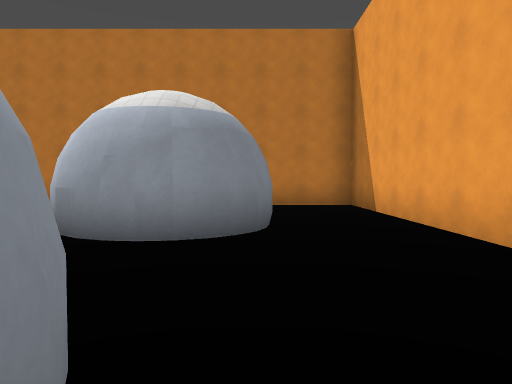
View 1 (above)

23 first-person views from a walk through a level from a Godot 3-D game. The camera is 1.3 m above the floor, tilts 2° down and sees 70° across. The floor is counted in squares, 2 m on a side. Each view is taken from the middle of a square. On the plan, view 1 faces up. The plan holds only what a view shows up to about 11 squares ahead; the rest is blank. Characters and animated objects are left out. Surface patterns are stand-ins for the level's own textures.

View 2
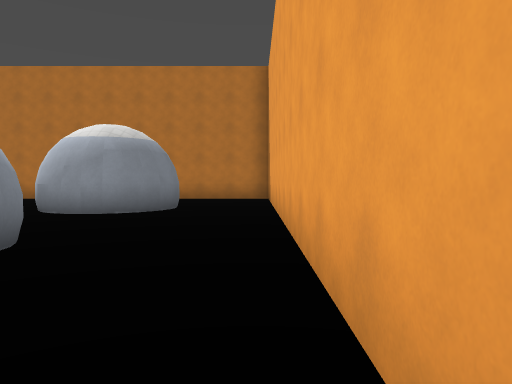

View 3
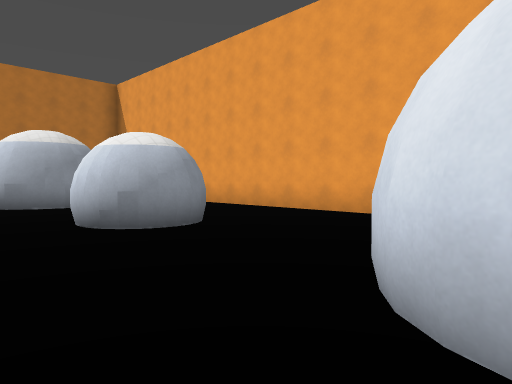

View 4
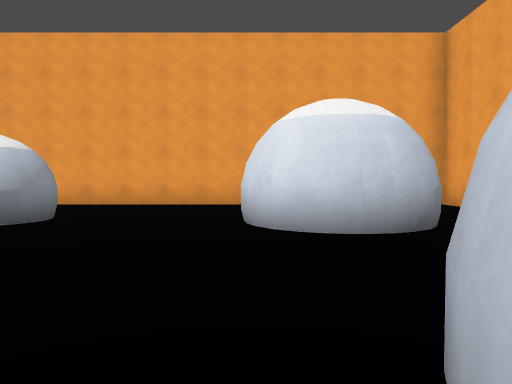

View 5
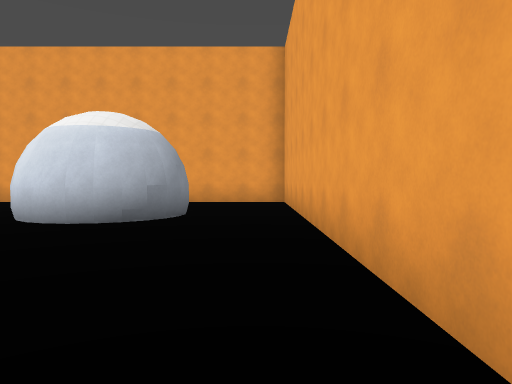

View 6
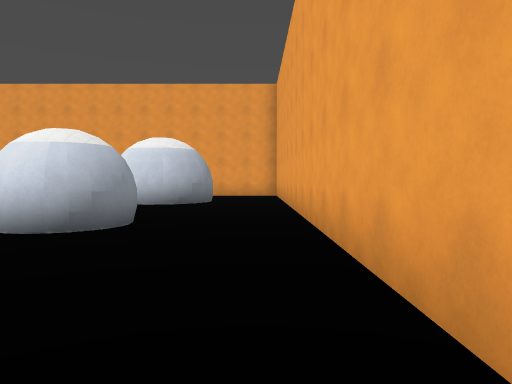

View 7
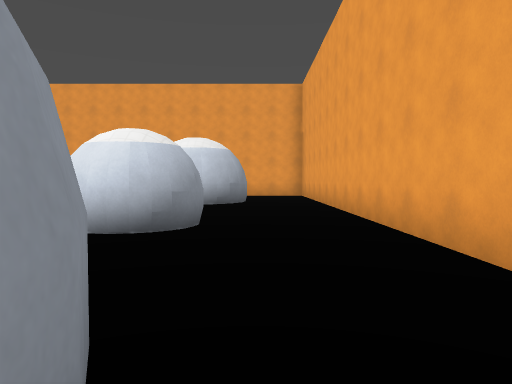

View 8
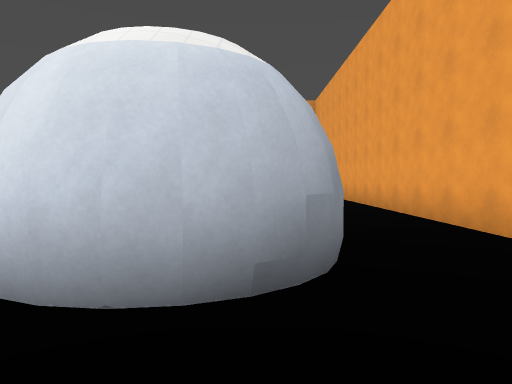

View 9
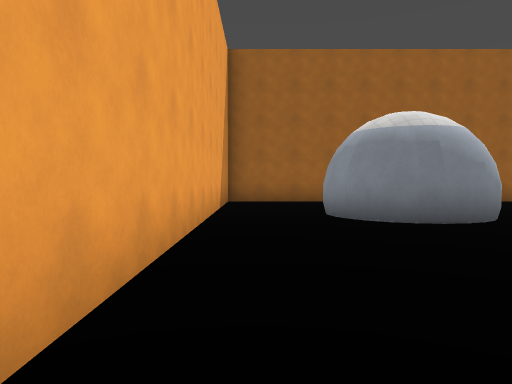

View 10
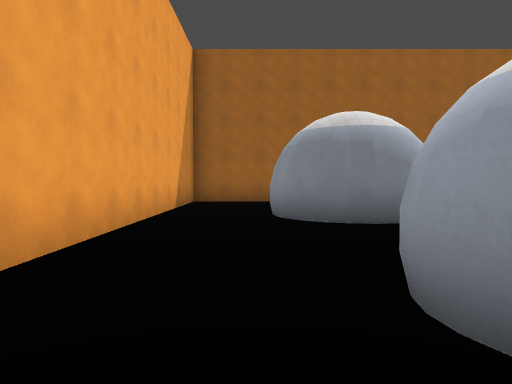

View 11
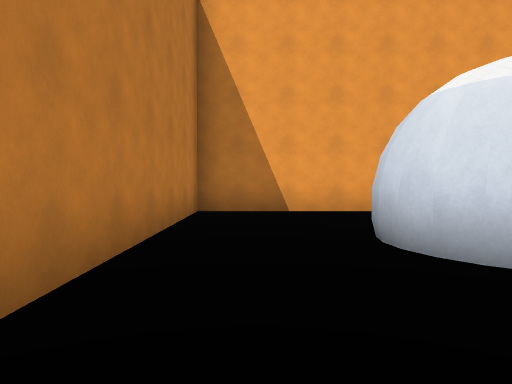

View 12
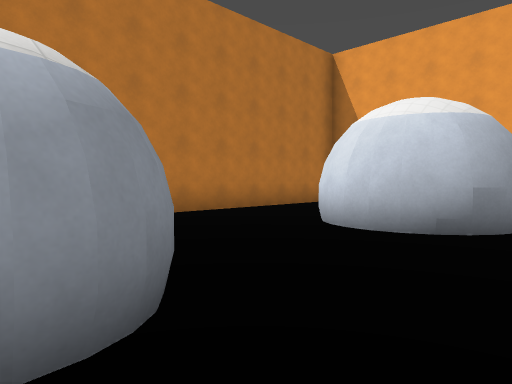

View 13
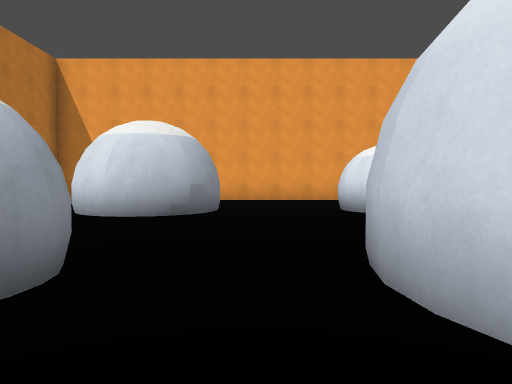

View 14
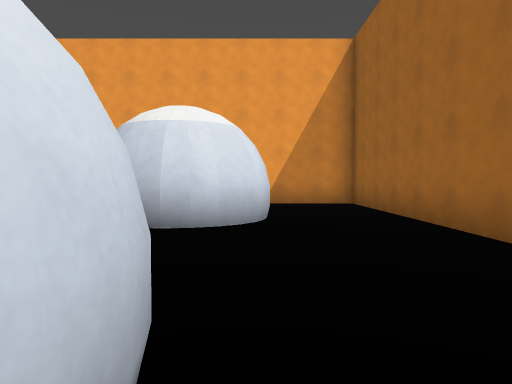

View 15
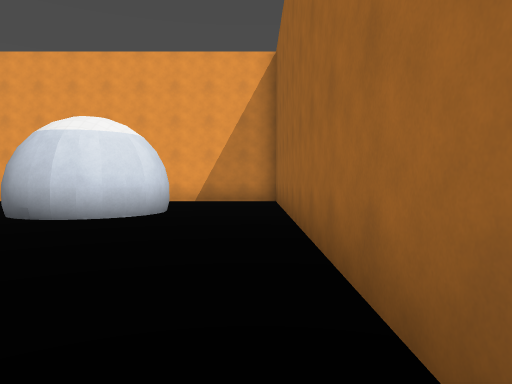

View 16
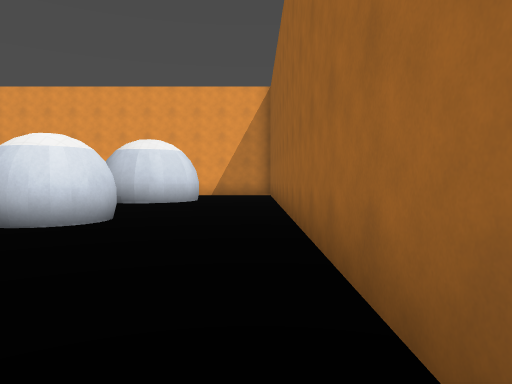

View 17
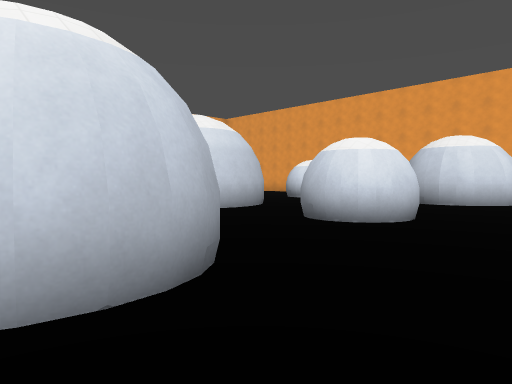

View 18
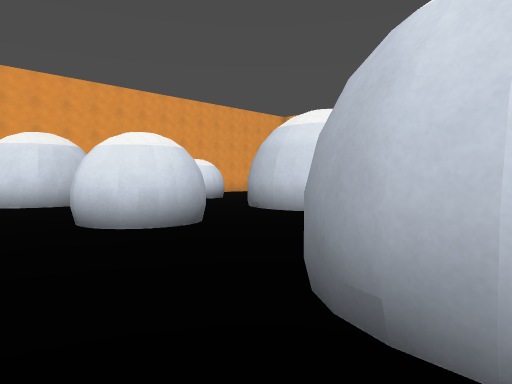

View 19
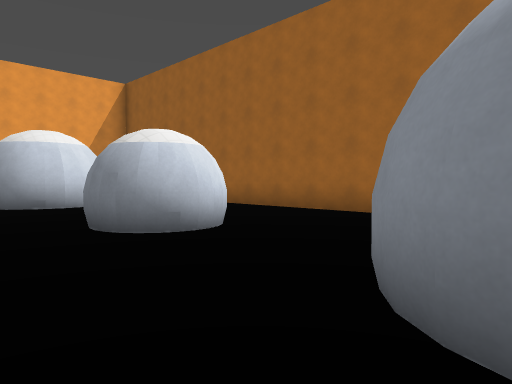

View 20
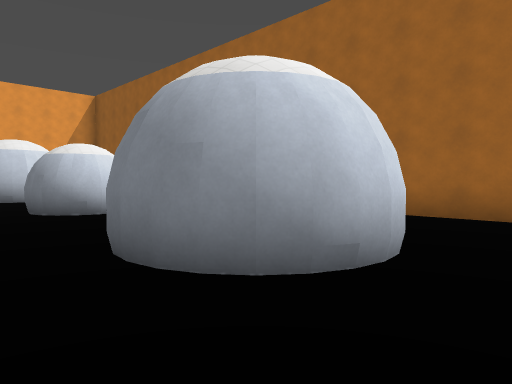

View 21
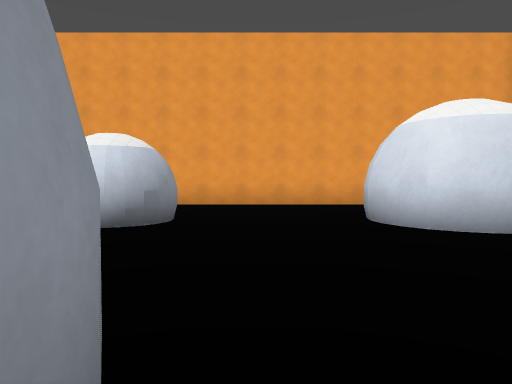

View 22
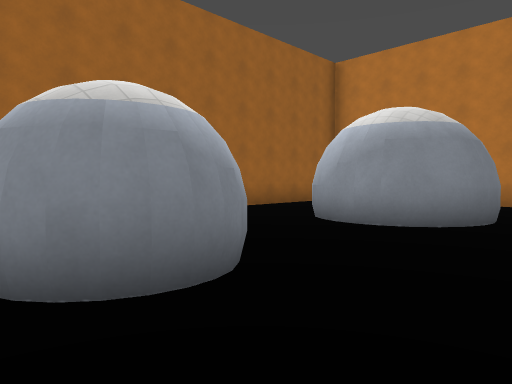

View 23
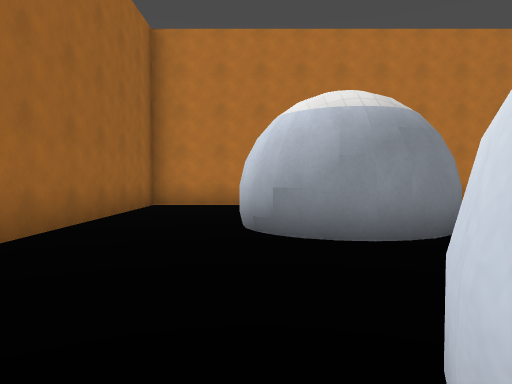

### Floor plan
Key: @ floor where view 1 was taken; # wall or solid block; . floor.
Columns run from 16 left of view 1 to 3 right of it. Each row starts with its distance up from view 1.
 10  #####     #########
  9 #                 .#
  8 #   .  .   .      .#
  7 #                 .#
  6 #. ###   ##   ### .#
  5 #  ### . ##   ###  #
  4 #   ##        ##   #
  3 #      . .         #
  2 #.       ##        #
  1 #  .##  #     ##   #
  0 #  .##  #     ##@  #
 -1 #      .###        #
 -2 #        .         #
 -3 #                 .#
 -4 #   ##   .    ##   #
 -5 #  ###   ## . ##   #
 -6 #. ###   ##   ##   #
 -7 #   .      .       #
 -8 #   .   .  .       #
 -9 ####################

Where each view was taken, in squares from view 1:
view 1: 0 up, 0 right, facing up
view 2: 3 down, 2 right, facing up
view 3: 5 down, 4 left, facing up-right
view 4: 4 down, 7 left, facing right
view 5: 8 down, 8 left, facing right
view 6: 8 down, 12 left, facing right
view 7: 7 down, 12 left, facing right
view 8: 6 down, 15 left, facing right
view 9: 8 down, 5 left, facing left
view 10: 7 down, 5 left, facing left
view 11: 8 up, 5 left, facing right
view 12: 3 up, 7 left, facing up-right
view 13: 3 up, 9 left, facing right
view 14: 1 up, 13 left, facing down
view 15: 2 up, 15 left, facing down
view 16: 6 up, 15 left, facing down
view 17: 6 up, 15 left, facing down-right
view 18: 8 up, 12 left, facing down-right
view 19: 5 up, 9 left, facing down-left
view 20: 8 up, 9 left, facing down-left
view 21: 2 down, 7 left, facing right
view 22: 1 down, 9 left, facing up-left
view 23: 0 up, 13 left, facing up
